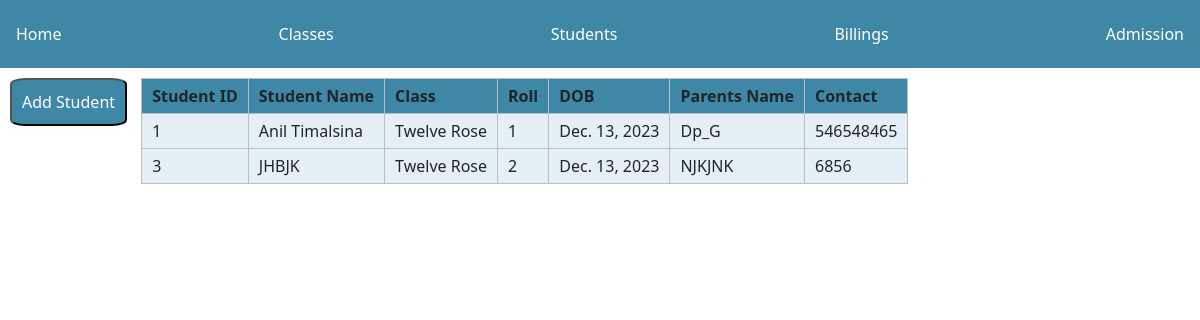
/administrative/students/, run on an earlier commit of the app's database.
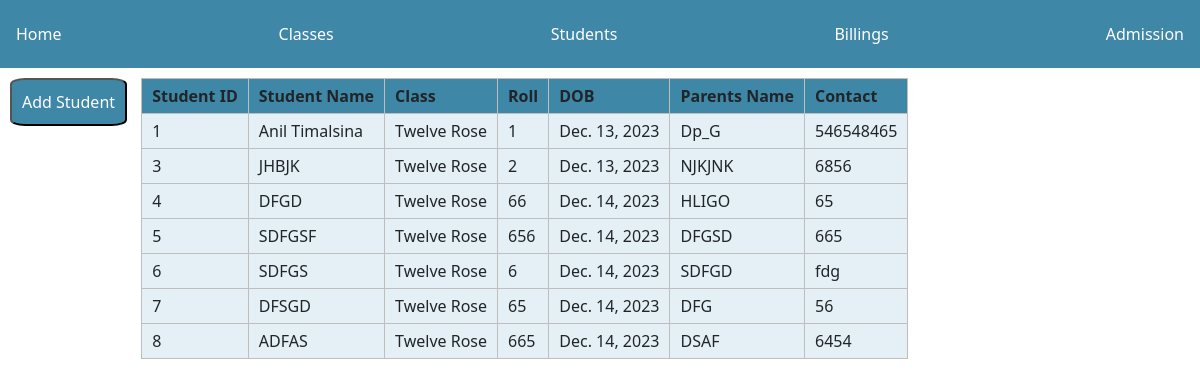
And on a later commit of the database.
### administrative/models.py (models this page shows, shortened)
class Student(models.Model):
    std_name=models.CharField(max_length=64)
    std_class=models.ForeignKey(Class ,on_delete=models.CASCADE)
    roll_no=models.IntegerField(default=False,null=False,blank=False)
    D_O_B=models.DateField(default=timezone.now)
    admission_date=models.DateField(default=timezone.now)
    parents_name=models.CharField(max_length=64)
    contact=models.CharField(max_length=14)
    class Meta:
        unique_together=["roll_no","std_class"]

class Class(models.Model):
    class_name=models.CharField(max_length=64,default="")
    section_choices=[
        ("Rose","Rose"),
        ("Lotus","Lotus"),
        ("Marigold","Marigold"),
        ("A","A"),
        ("B","B"),
        ("C","C"),
    ]
    section=models.CharField(max_length=64,choices=section_choices)
    subject=models.ManyToManyField(Subject)
    def __str__(self):
        return f"{self.class_name} {self.section}"

### administrative/views.py (the view)
# urls.py: path("students/",views.studentsinfo,name="students"),
def studentsinfo(request):
    stds=Student.objects.all()
    context={
        "stds":stds
    }
    return render(request,"administrative/students.html",context)

### administrative/templates/administrative/students.html (shortened to what this page needs)
{% extends "./base.html" %}
{% block body %}
<button class="add">
    <a href="{%url 'admission_form'%}" class="btn_txt">Add Student</a>
</button>
<TABLE>
    <thead>
        <tr>
            <th>Student ID</th>
            <th>Student Name</th>
            <th>Class</th>
            <th>Roll</th>
            <th>DOB</th>
            <th>Parents Name</th>
            <th>Contact</th>
            </tr>
        </thead>
    <tbody>
        {% for std in stds %}
        <tr>
            <td>{{std.id}}</td>
            <td>{{std.std_name}}</td>
            <td>{{std.std_class}}</td>
            <td>{{std.roll_no}}</td>
            <td>{{std.D_O_B}}</td>
            <td>{{std.parents_name}}</td>
            <td>{{std.contact}}</td>
        </tr>
{% endfor %}</tbody>
</TABLE>
{% endblock %}

### administrative/templates/administrative/base.html (shortened to what this page needs)
{% load static %}
<!DOCTYPE html>
<html lang="en">
<head>
    <link href="https://cdn.jsdelivr.net/npm/bootstrap@5.0.2/dist/css/bootstrap.min.css" rel="stylesheet">
    <link href="{% static "css/select2.min.css" %}" rel="stylesheet" />
</head>
<body>
       <div class="navbar">
        <a href="{% url "home" %}">Home</a>
        <a href="{% url "classes" %}">Classes</a>
        <a href="{% url "students" %}">Students</a>
        <a href="{% url "billing" %}">Billings</a>
        <a href="{% url "admission_form" %}">Admission</a>
      </div>
    {%block body%}
    {%endblock%}
</body>
</html>

What changed in the data, as far as the page shows it:
added Student: id "4", std_name "DFGD", std_class "Twelve Rose", roll_no "66", D_O_B "Dec. 14, 2023", parents_name "HLIGO", contact "65"
added Student: id "5", std_name "SDFGSF", std_class "Twelve Rose", roll_no "656", D_O_B "Dec. 14, 2023", parents_name "DFGSD", contact "665"
added Student: id "6", std_name "SDFGS", std_class "Twelve Rose", roll_no "6", D_O_B "Dec. 14, 2023", parents_name "SDFGD", contact "fdg"
added Student: id "7", std_name "DFSGD", std_class "Twelve Rose", roll_no "65", D_O_B "Dec. 14, 2023", parents_name "DFG", contact "56"
added Student: id "8", std_name "ADFAS", std_class "Twelve Rose", roll_no "665", D_O_B "Dec. 14, 2023", parents_name "DSAF", contact "6454"
